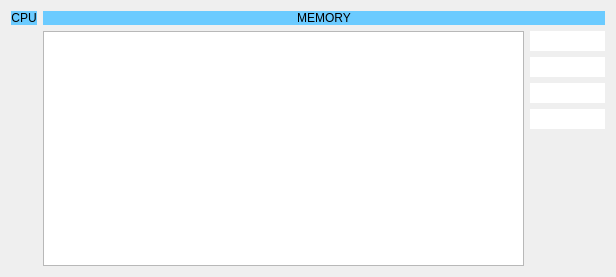
<?xml version="1.0" encoding="UTF-8"?>
<ui version="4.0">
 <class>Watcher</class>
 <widget class="QDialog" name="Watcher">
  <property name="geometry">
   <rect>
    <x>0</x>
    <y>0</y>
    <width>616</width>
    <height>277</height>
   </rect>
  </property>
  <property name="windowTitle">
   <string>Xpeccy WUTcha</string>
  </property>
  <layout class="QHBoxLayout" name="horizontalLayout_2" stretch="0,10">
   <item>
    <layout class="QVBoxLayout" name="verticalLayout" stretch="0,0,0">
     <item>
      <widget class="QLabel" name="label_15">
       <property name="styleSheet">
        <string notr="true">background-color: rgb(107, 203, 255);</string>
       </property>
       <property name="text">
        <string>CPU</string>
       </property>
       <property name="alignment">
        <set>Qt::AlignCenter</set>
       </property>
      </widget>
     </item>
     <item>
      <layout class="QGridLayout" name="regGrid"/>
     </item>
     <item>
      <spacer name="verticalSpacer_2">
       <property name="orientation">
        <enum>Qt::Vertical</enum>
       </property>
       <property name="sizeHint" stdset="0">
        <size>
         <width>20</width>
         <height>40</height>
        </size>
       </property>
      </spacer>
     </item>
    </layout>
   </item>
   <item>
    <layout class="QVBoxLayout" name="verticalLayout_3" stretch="0,10">
     <item>
      <widget class="QLabel" name="label_14">
       <property name="styleSheet">
        <string notr="true">background-color: rgb(107, 203, 255);</string>
       </property>
       <property name="text">
        <string>MEMORY</string>
       </property>
       <property name="alignment">
        <set>Qt::AlignCenter</set>
       </property>
      </widget>
     </item>
     <item>
      <layout class="QHBoxLayout" name="horizontalLayout" stretch="10,0">
       <item>
        <widget class="QTableView" name="wchMemTab">
         <property name="minimumSize">
          <size>
           <width>400</width>
           <height>0</height>
          </size>
         </property>
         <property name="contextMenuPolicy">
          <enum>Qt::ActionsContextMenu</enum>
         </property>
         <property name="selectionMode">
          <enum>QAbstractItemView::SingleSelection</enum>
         </property>
         <property name="selectionBehavior">
          <enum>QAbstractItemView::SelectRows</enum>
         </property>
         <property name="gridStyle">
          <enum>Qt::DotLine</enum>
         </property>
         <attribute name="horizontalHeaderVisible">
          <bool>false</bool>
         </attribute>
         <attribute name="horizontalHeaderMinimumSectionSize">
          <number>20</number>
         </attribute>
         <attribute name="horizontalHeaderStretchLastSection">
          <bool>true</bool>
         </attribute>
         <attribute name="verticalHeaderVisible">
          <bool>false</bool>
         </attribute>
         <attribute name="verticalHeaderMinimumSectionSize">
          <number>17</number>
         </attribute>
         <attribute name="verticalHeaderDefaultSectionSize">
          <number>17</number>
         </attribute>
        </widget>
       </item>
       <item>
        <layout class="QVBoxLayout" name="verticalLayout_2">
         <item>
          <widget class="QLineEdit" name="wchBank0">
           <property name="minimumSize">
            <size>
             <width>75</width>
             <height>0</height>
            </size>
           </property>
           <property name="maximumSize">
            <size>
             <width>75</width>
             <height>16777215</height>
            </size>
           </property>
           <property name="frame">
            <bool>false</bool>
           </property>
           <property name="alignment">
            <set>Qt::AlignCenter</set>
           </property>
           <property name="readOnly">
            <bool>true</bool>
           </property>
          </widget>
         </item>
         <item>
          <widget class="QLineEdit" name="wchBank1">
           <property name="minimumSize">
            <size>
             <width>75</width>
             <height>0</height>
            </size>
           </property>
           <property name="maximumSize">
            <size>
             <width>75</width>
             <height>16777215</height>
            </size>
           </property>
           <property name="frame">
            <bool>false</bool>
           </property>
           <property name="alignment">
            <set>Qt::AlignCenter</set>
           </property>
           <property name="readOnly">
            <bool>true</bool>
           </property>
          </widget>
         </item>
         <item>
          <widget class="QLineEdit" name="wchBank2">
           <property name="minimumSize">
            <size>
             <width>75</width>
             <height>0</height>
            </size>
           </property>
           <property name="maximumSize">
            <size>
             <width>75</width>
             <height>16777215</height>
            </size>
           </property>
           <property name="frame">
            <bool>false</bool>
           </property>
           <property name="alignment">
            <set>Qt::AlignCenter</set>
           </property>
           <property name="readOnly">
            <bool>true</bool>
           </property>
          </widget>
         </item>
         <item>
          <widget class="QLineEdit" name="wchBank3">
           <property name="minimumSize">
            <size>
             <width>75</width>
             <height>0</height>
            </size>
           </property>
           <property name="maximumSize">
            <size>
             <width>75</width>
             <height>16777215</height>
            </size>
           </property>
           <property name="frame">
            <bool>false</bool>
           </property>
           <property name="alignment">
            <set>Qt::AlignCenter</set>
           </property>
           <property name="readOnly">
            <bool>true</bool>
           </property>
          </widget>
         </item>
         <item>
          <spacer name="verticalSpacer">
           <property name="orientation">
            <enum>Qt::Vertical</enum>
           </property>
           <property name="sizeHint" stdset="0">
            <size>
             <width>20</width>
             <height>40</height>
            </size>
           </property>
          </spacer>
         </item>
        </layout>
       </item>
      </layout>
     </item>
    </layout>
   </item>
  </layout>
  <action name="actAddWatcher">
   <property name="icon">
    <iconset resource="../xpeccy.qrc">
     <normaloff>:/images/add.png</normaloff>:/images/add.png</iconset>
   </property>
   <property name="text">
    <string>Add watcher</string>
   </property>
  </action>
  <action name="actDelWatcher">
   <property name="icon">
    <iconset resource="../xpeccy.qrc">
     <normaloff>:/images/cancel.png</normaloff>:/images/cancel.png</iconset>
   </property>
   <property name="text">
    <string>Delete watcher</string>
   </property>
  </action>
 </widget>
 <resources>
  <include location="../xpeccy.qrc"/>
 </resources>
 <connections/>
</ui>
